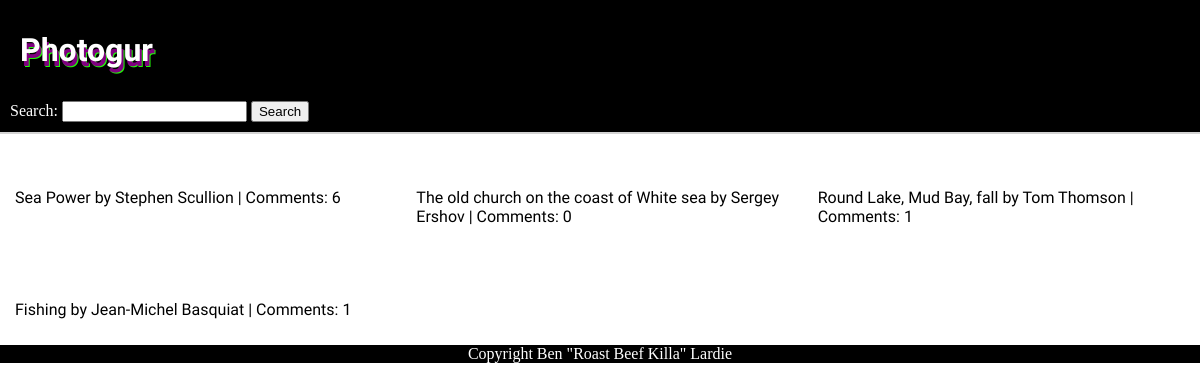
/pictures/, run on an earlier commit of the app's database.
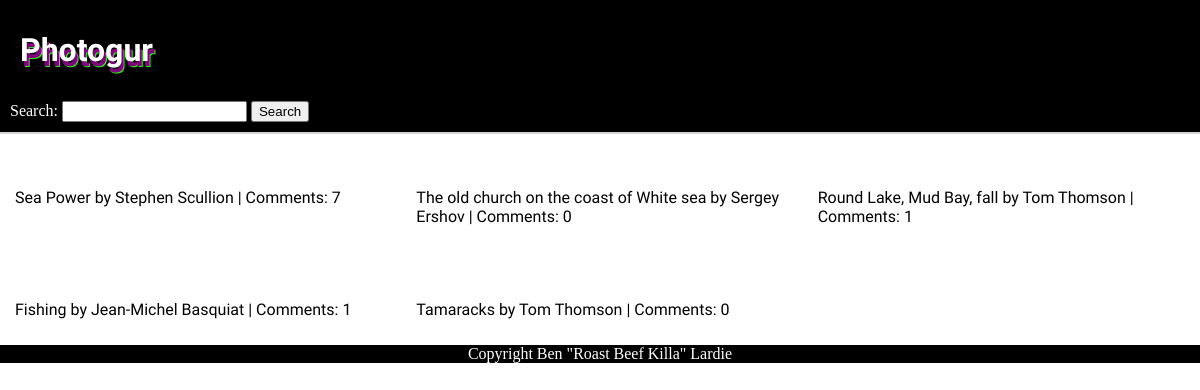
And on a later commit of the database.
### photogur/models.py (models this page shows, shortened)
class Picture(models.Model):
    title = models.CharField(max_length=255)
    artist = models.CharField(max_length=255)
    url = models.CharField(max_length=255)

### photogur/views.py (the view)
# urls.py: path('pictures/', picture_page, name='main-page'),
def picture_page(request):
    context = {'pictures': Picture.objects.all()}
    response = render(request, 'pictures.html', context)
    return HttpResponse(response)

### photogur/templates/pictures.html (shortened to what this page needs)
{% extends 'base.html'%}
{% block content %}
    <main class="main-gallery">
      {% for picture in pictures %}
        <div>
        <p>{{ picture.title }} by {{ picture.artist }} | Comments: {{picture.comments.count}}</p>
      </div>
        {% endfor %}
  </main>
{% endblock %}

### photogur/templates/base.html (shortened to what this page needs)
<!DOCTYPE html>
{% load staticfiles %}
<html lang="en" dir="ltr">
  <head>
    <link rel="stylesheet" href="{% static 'css/main.css' %}">
    <link rel="stylesheet" href="http://meyerweb.com/eric/tools/css/reset/">
  </head>
  <body>
    <header>
      <a href="{% url 'main-page' %}">
      <h1>Photogur</h1>
      </a>
      <div class="search-bar">
      <form action="{% url 'picture_search'%}" method="get">
        <label for="picture-search">
          <span>Search:</span>
          <input type="search" id="picture-search" name="query" value="{{ query }}"/>
          </label>
          <input type="submit" value="Search"/>
      </form>
      </div>
    </header>
    {% block content %}
    {% endblock %}
    <footer>Copyright Ben "Roast Beef Killa" Lardie</footer>
  </body>
  </html>

### photogur/static/css/main.css (style rules this page uses)
body { background: white; margin: 0; box-sizing: border-box; }
h1 { font-family: 'Ubuntu', sans-serif; padding-left: 10px; padding-bottom: 10px; text-shadow: 2px 5px purple, 3px 6px #21f908; }
header { border-bottom: 2px solid lightgrey; background-color: black; color: white; padding: 10px; margin-bottom: 20px; }
header a { text-decoration: none; color: white; }
p { font-family: 'Ubuntu', sans-serif; font-size: 1em; padding-left: 5px; }
footer { background: black; color: white; text-align: center; }
.main-gallery { margin: 10px; }
@media only screen and (min-width: 768px) { .main-gallery { display: grid; grid-gap: 1.5em; grid-template-columns: 1fr 1fr; } }
@media only screen and (min-width: 992px) { .main-gallery { display: grid; grid-gap: 1.5em; grid-template-columns: 1fr 1fr 1fr; } }

What changed in the data, as far as the page shows it:
computed for Picture "Sea Power": comments.count "6" → "7"
added Picture: title "Tamaracks", artist "Tom Thomson", comments.count "0"
